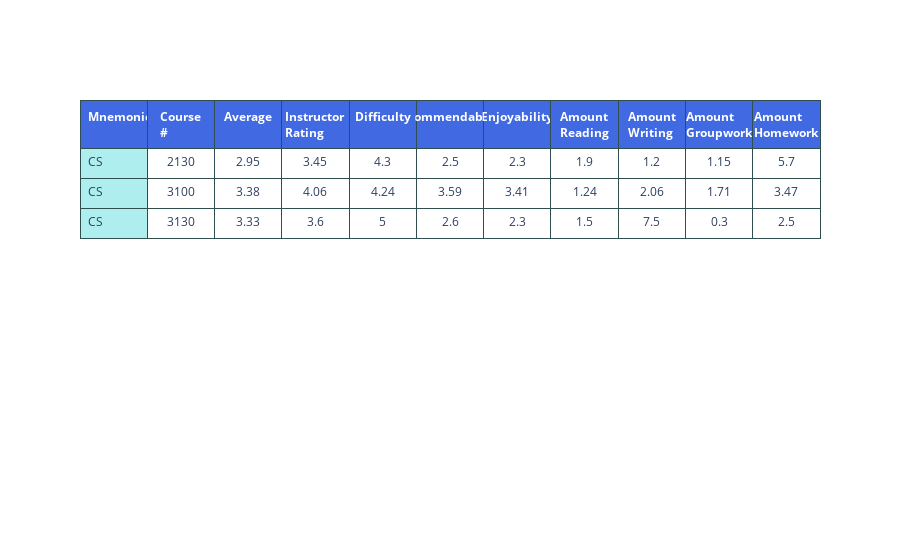

Notebook code cell kept with this figure:
### Code cell
# making the table in plotly
# source: https://plotly.com/python/table/

new_course_components_to_agg = {
    **course_components_to_agg,
    "course_number": "Course #",
    "mnemonic": "Mnemonic",
}


def get_cells(course_data: pd.DataFrame) -> List[List[any]]:
    """
    Gets the cells in the data table
    """
    return course_data.round(2).to_numpy().transpose().tolist()


pretty_column_names = list(
    map(
        lambda col: f"<b>{new_course_components_to_agg.get(col, col).replace(' ', '<br>')}</b><br>",
        course_data.columns.to_list(),
    )
)

table = go.Figure(
    data=[
        go.Table(
            header=dict(
                values=pretty_column_names,
                line_color="darkslategray",
                fill_color="royalblue",
                align=["left", "center"],
                font=dict(color="white", size=12),
                height=40,
            ),
            cells=dict(
                values=get_cells(course_data),
                line_color="darkslategray",
                fill=dict(color=["paleturquoise", "white"]),
                align=["left", "center"],
                font_size=12,
                height=30,
            ),
        )
    ]
)

table  # note: I am pretty happy with this. I would like to add more interactivity here.

### Figure 1 — Plotly figure (JSON) as saved in the notebook; plotly's stock layout.template omitted (floating-point values rounded to 4 significant figures)
{"data": [{"cells": {"align": ["left", "center"], "fill": {"color": ["paleturquoise", "white"]}, "font": {"size": 12}, "height": 30, "line": {"color": "darkslategray"}, "values": [["CS", "CS", "CS"], [2130, 3100, 3130], [2.95, 3.38, 3.33], [3.45, 4.06, 3.6], [4.3, 4.24, 5], [2.5, 3.59, 2.6], [2.3, 3.41, 2.3], [1.9, 1.24, 1.5], [1.2, 2.06, 7.5], [1.15, 1.71, 0.3], [5.7, 3.47, 2.5]]}, "header": {"align": ["left", "center"], "fill": {"color": "royalblue"}, "font": {"color": "white", "size": 12}, "height": 40, "line": {"color": "darkslategray"}, "values": ["<b>Mnemonic</b><br>", "<b>Course<br>#</b><br>", "<b>Average</b><br>", "<b>Instructor<br>Rating</b><br>", "<b>Difficulty</b><br>", "<b>Recommendability</b><br>", "<b>Enjoyability</b><br>", "<b>Amount<br>Reading</b><br>", "<b>Amount<br>Writing</b><br>", "<b>Amount<br>Groupwork</b><br>", "<b>Amount<br>Homework</b><br>"]}, "type": "table"}], "layout": {}}
